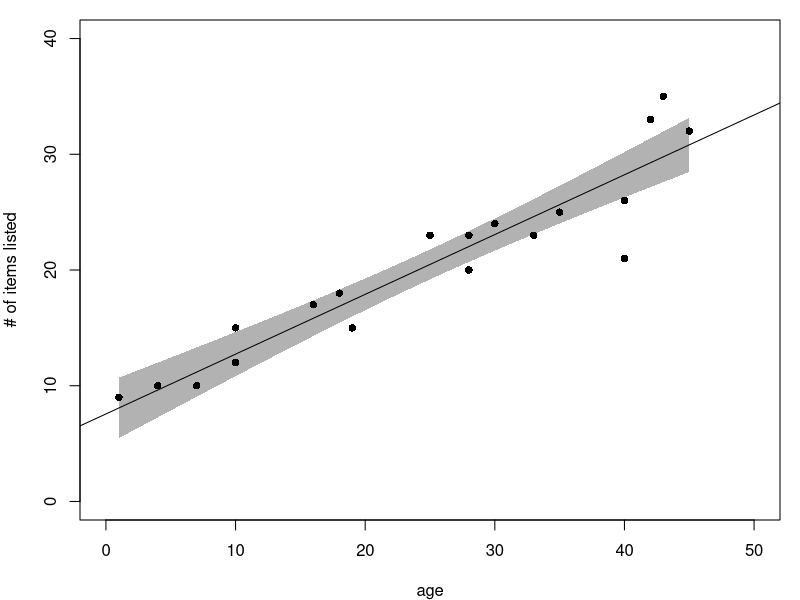
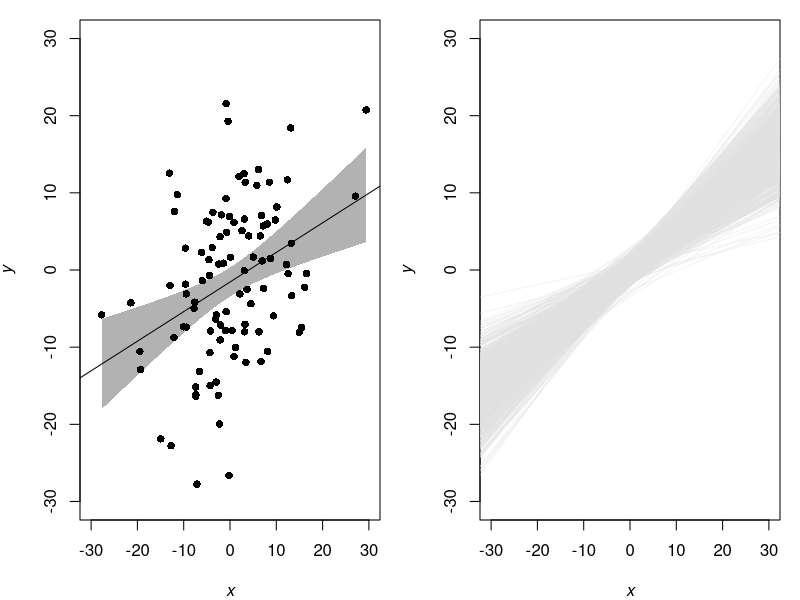
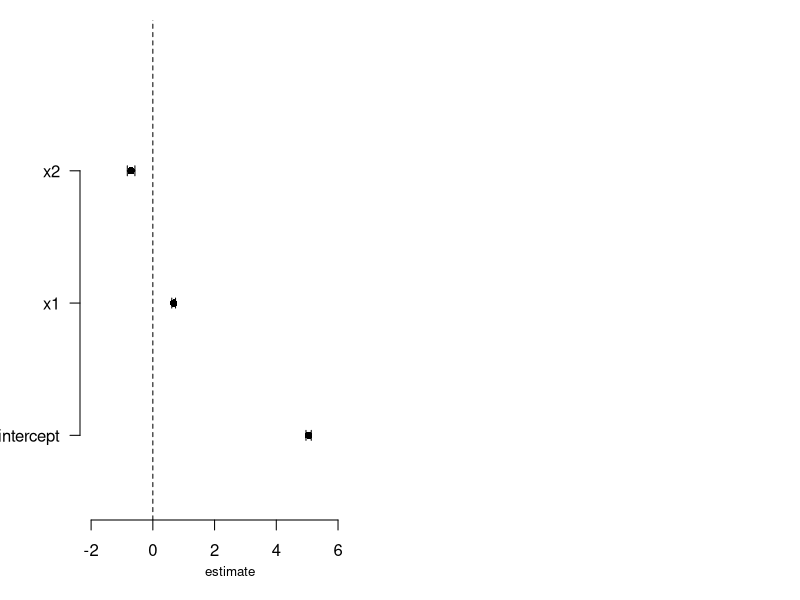

These figures' R source, in order:
##############################################
### Regression

x <- c(1, 28, 16, 40, 42, 30, 4, 25, 7, 19, 33, 35, 40, 10, 43, 10, 45, 19, 18, 28) # data independent variable
y <- c(9, 20, 17, 26, 33, 24, 10, 23, 10, 15, 23, 25, 21, 12, 35, 15, 32, 15, 18, 23) # data dependent variable
d <- data.frame(y, x) # create data frame

(m1 <- lm(y ~ x, data = d)) # calculate intercept and slope (the coefficients) for linear regression
summary(m1)
confint(m1) # calculate 95% confidence intervals for both intercept and slope. 

## Calculations step-by-step
d$xd <- x - mean(x) # deviance of x
d$yd <- y - mean(y) # deviance of y
d$xdsq <- d$xd^2 # squared dev. of x --> to get rid of negative values
d$xy <- d$xd*d$yd # dev. of x AND y

## just shows how intercept and slope were actually calculated by lm() in line 8.
beta <- (sum(d$xy))/(sum(d$xdsq)) # prop. of x's dev. to ALL
alpha <- mean(y) - beta*mean(x) # avg. y without weighted avg. x --> the 

## Uncertainty
# Residual standard error
d$ypred <- alpha + beta * x # get predictions for y --> the y-values on the regression line
d$preddiff <- y - d$ypred # get prediction error --> take the actual y values from data and subtracts tge predicted y-values --> get how much actual y-values deviates from line.
d$preddiffsq <- d$preddiff^2 # square errors to get rid of negative values
SSE <- sum(d$preddiffsq) # sum of squared errors --> the bigger the sample size, the smaller the SSE values, because the total amount of deviation decreases --> sample looks more like population.
var.e <- SSE/(nrow(d) - 2) # variance
resstderr <- sqrt(var.e) # residual standard error (SE)

# Std. error of intercept
alpha.se <- resstderr * sqrt((1/nrow(d)) + ((mean(x)^2) / sum(d$xdsq)))

# Std. error of slope
beta.se <- sqrt(var.e / sum(d$xdsq))

# 95% CIs
beta.up <- beta + qt(0.975, nrow(d) - 2)*beta.se
beta.lo <- beta - qt(0.975, nrow(d) - 2)*beta.se
alpha.up <- alpha + qt(0.975, nrow(d) - 2)*alpha.se
alpha.lo <- alpha - qt(0.975, nrow(d) - 2)*alpha.se

# t-statistics
#t.alpha <- alpha/alpha.se
#t.beta <- beta/beta.se

# create output showing koefficients, their se and their lower and upper bouderies for the confidence intervals. 
outtab <- round(data.frame(est = c(alpha, beta), se = c(alpha.se, beta.se), 
                           #tstat = c(t.alpha, t.beta), 
                           lower = c(alpha.lo, beta.lo),
                           upper = c(alpha.up, beta.up), row.names = c("alpha", "beta_age")), 2)

### Plot
m1 <- lm(y ~ x, data = d)

# plot the linear regression
par(mar = c(4, 4, 1, 1), mfrow = c(1, 1))
plot(y ~ x, data = d,
     ylab = "# of items listed", xlab = "age",
     xlim = c(0, 50), ylim = c(0, 40),
     pch = 16)
abline(m1)

# adjust the Se to chunks of data
newxs <- seq(min(x), max(x), length.out = 100)
preds <- predict(m1, newdata = data.frame(x = newxs), 
                 interval = "confidence")

polygon(c(rev(newxs), newxs), 
        c(rev(preds[ ,3]), 
          preds[ ,2]), col = rgb(0, 0, 0, 0.3), border = NA) # rgb: 0's for grey, 0.3 for transparency

### Uncertainty interval demo

mycol <- rgb(128, 128, 128, max = 255, alpha = 25, names = "vapor")
mycol1 <- rgb(224, 224, 224, max = 255, alpha = 100, names = "lightgray") 

# create random data
par(mfrow = c(1, 2), mar = c(4, 4, 1, 1))
n <- 100 # sample size
x <- rnorm(n, 0, 10) # predictor
y <- 0.5*x + rnorm(n, 0, 10) # outcome
# plot 
plot(y ~ x, xlim = c(-30, 30), ylim = c(-30, 30),
     xlab = expression(italic("x")), 
     ylab = expression(italic("y")), pch = 16) # plot data points
abline(lm(y ~ x)) # plot regression line
# plot SE adjusted to chunks of data
newx <- seq(min(x), max(x), length.out = 100)
preds <- predict(lm(y ~ x), newdata = data.frame(x = newx), 
                 interval = "confidence")
polygon(c(rev(newx), newx), 
        c(rev(preds[ ,3]), 
          preds[ ,2]), col = rgb(0, 0, 0, 0.3), border = NA) # rgb: 0's for grey, 0.3 for transparency

regsim <- function(n, xbar, sd, beta){ # function to resample
  x <- rnorm(n, xbar, sd)
  y <- beta * x + rnorm(n, xbar, sd)
  abline(lm(y ~ x), col = mycol1)
}
# plot the re sampled data as regression lines
plot(NA, xlim = c(-30, 30), ylim = c(-30, 30),
     xlab = expression(italic("x")), ylab = expression(italic("y")))
replicate(1000, regsim(100, 0, 10, 0.5)) # replicate the data 1000 times and draw line

### Multiple predictors

n <- 1000
alpha <- 5
betax1 <- 0.7
betax2 <- -0.7
noiser <- rnorm(n, 0, 1)
x1 <- rnorm(n, 0, 1)
x2 <- rbinom(n, 1, 0.5)
y <- alpha + betax1 * x1 + betax2 * x2 + noiser

m3 <- lm(y ~ x1 + x2)
m3
confint(m3)

labs <- c("intercept", "x1", "x2")
x <- seq(1, length(labs), by = 1)

est <- c(coef(m3)[1], coef(m3)[2], coef(m3)[3])
LL <- confint(m3)[,1]
UL <- confint(m3)[,2]
LS <- est-LL
US <- UL-est

par(mar = c(4, 4, 1, 1))
plot(est, x, pch = 16, xlim = c(-2, 7), ylim = c(0.5, 4), 
     xlab = NA, 
     ylab = NA, yaxt = "n", frame.plot = F)
arrows(x0 = est-LS, y0 = x, x1 = US + est, y1 = x, code = 3, angle = 90, length = 0.05)
abline(v = 0, lty = 2)
axis(2, at = x, labels = labs, las = 2, cex = 0.8)
mtext("estimate", 1, padj = 4, cex = 0.8)
